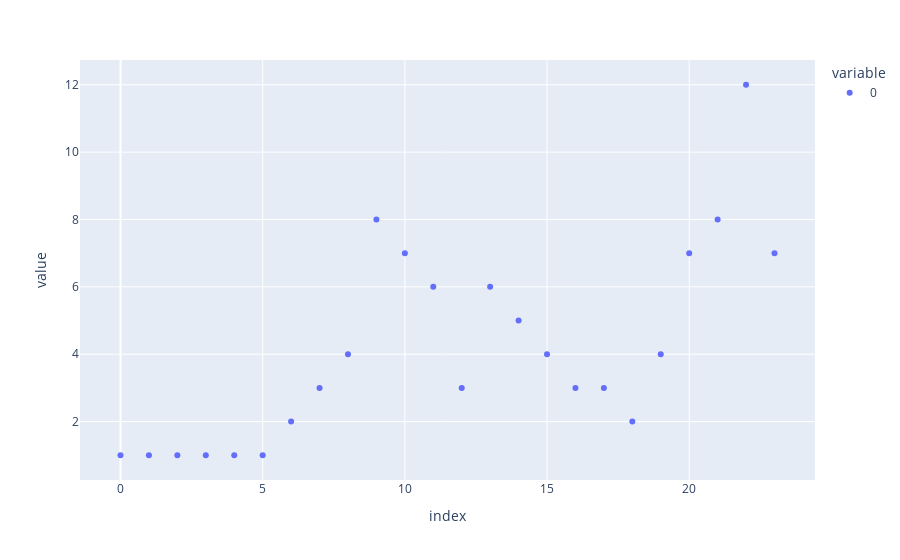

Here is the notebook cell this chart was saved with:
### Code cell
# Generate random hour and minute according to the ratio of 24 hours

random_24_hour_rato = [1,1,1,1,1,1,2,3,4,8,7,6,3,6,5,4,3,3,2,4,7,8,12,7]
px.scatter(random_24_hour_rato)

### Figure 1 — Plotly figure (JSON) as saved in the notebook; plotly's stock layout.template omitted (floating-point values rounded to 4 significant figures)
{"data": [{"hovertemplate": "variable=0<br>index=%{x}<br>value=%{y}<extra></extra>", "legendgroup": "0", "marker": {"color": "#636efa", "symbol": "circle"}, "mode": "markers", "name": "0", "orientation": "v", "showlegend": true, "type": "scatter", "x": [0, 1, 2, 3, 4, 5, 6, 7, 8, 9, 10, 11, 12, 13, 14, 15, 16, 17, 18, 19, 20, 21, 22, 23], "xaxis": "x", "y": [1, 1, 1, 1, 1, 1, 2, 3, 4, 8, 7, 6, 3, 6, 5, 4, 3, 3, 2, 4, 7, 8, 12, 7], "yaxis": "y"}], "layout": {"legend": {"title": {"text": "variable"}, "tracegroupgap": 0}, "margin": {"t": 60}, "xaxis": {"anchor": "y", "domain": [0, 1], "title": {"text": "index"}}, "yaxis": {"anchor": "x", "domain": [0, 1], "title": {"text": "value"}}}}
